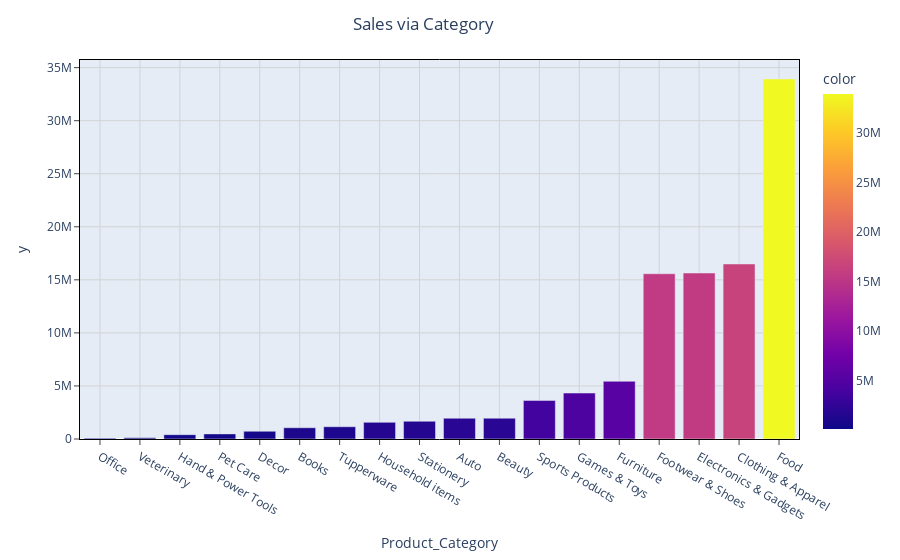

Notebook cell for this chart:
### Code cell
fig=px.bar(sales, y=sales.values,x=sales.index,color=sales.values)
fig.update_layout(height=700,title=" Sales via Category ",title_x=0.47)
fig.update_xaxes(
    mirror=True,
    ticks='outside',
    showline=True,
    linecolor='black',
    gridcolor='lightgrey'
)
fig.update_yaxes(
    mirror=True,
    ticks='outside',
    showline=True,
    linecolor='black',
    gridcolor='lightgrey'
)
fig.show()

### Figure 1 — Plotly figure (JSON) as saved in the notebook; plotly's stock layout.template omitted (floating-point values rounded to 4 significant figures)
{"data": [{"alignmentgroup": "True", "hovertemplate": "Product_Category=%{x}<br>y=%{y}<br>color=%{marker.color}<extra></extra>", "legendgroup": "", "marker": {"color": [81936, 112702, 405618, 482277, 730360, 1061478, 1155642, 1569337, 1676000.0, 1959000.0, 1959484, 3635933, 4331694, 5440000.0, 15580000.0, 15643846, 16495019, 33930000.0], "coloraxis": "coloraxis", "pattern": {"shape": ""}}, "name": "", "offsetgroup": "", "orientation": "v", "showlegend": false, "textposition": "auto", "type": "bar", "x": ["Office", "Veterinary", "Hand & Power Tools", "Pet Care", "Decor", "Books", "Tupperware", "Household items", "Stationery", "Auto", "Beauty", "Sports Products", "Games & Toys", "Furniture", "Footwear & Shoes", "Electronics & Gadgets", "Clothing & Apparel", "Food"], "xaxis": "x", "y": [81936, 112702, 405618, 482277, 730360, 1061478, 1155642, 1569337, 1676000.0, 1959000.0, 1959484, 3635933, 4331694, 5440000.0, 15580000.0, 15643846, 16495019, 33930000.0], "yaxis": "y"}], "layout": {"autosize": true, "barmode": "relative", "coloraxis": {"colorbar": {"title": {"text": "color"}}, "colorscale": [[0, "#0d0887"], [0.1111, "#46039f"], [0.2222, "#7201a8"], [0.3333, "#9c179e"], [0.4444, "#bd3786"], [0.5556, "#d8576b"], [0.6667, "#ed7953"], [0.7778, "#fb9f3a"], [0.8889, "#fdca26"], [1, "#f0f921"]]}, "legend": {"tracegroupgap": 0}, "margin": {"t": 60}, "title": {"text": " Sales via Category ", "x": 0.47}, "xaxis": {"anchor": "y", "autorange": true, "domain": [0, 1], "gridcolor": "lightgrey", "linecolor": "black", "mirror": true, "range": [-0.5, 17.5], "showline": true, "ticks": "outside", "title": {"text": "Product_Category"}, "type": "category"}, "yaxis": {"anchor": "x", "autorange": true, "domain": [0, 1], "gridcolor": "lightgrey", "linecolor": "black", "mirror": true, "range": [0, 35720000.0], "showline": true, "ticks": "outside", "title": {"text": "y"}, "type": "linear"}}}
